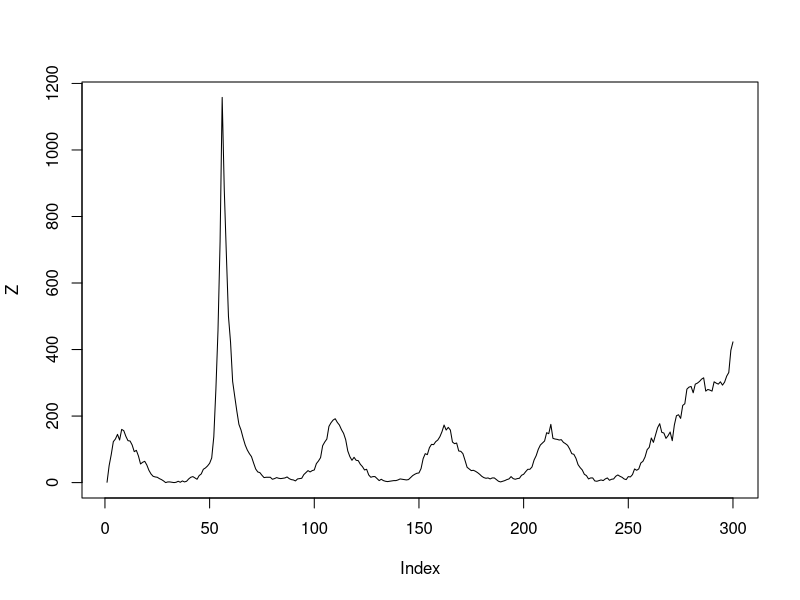
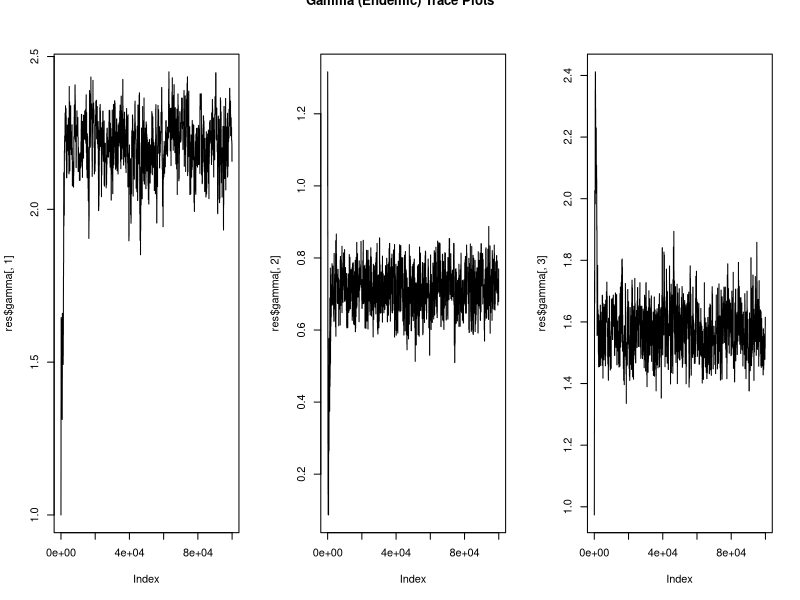
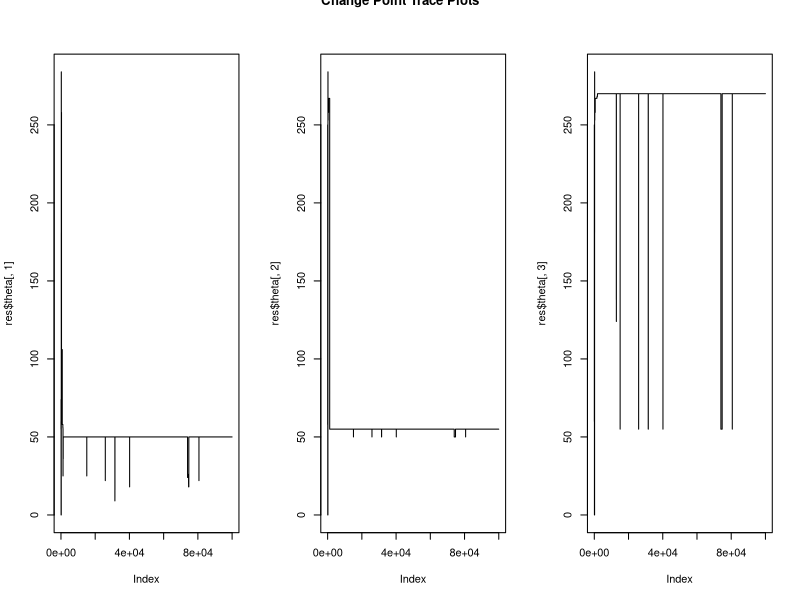
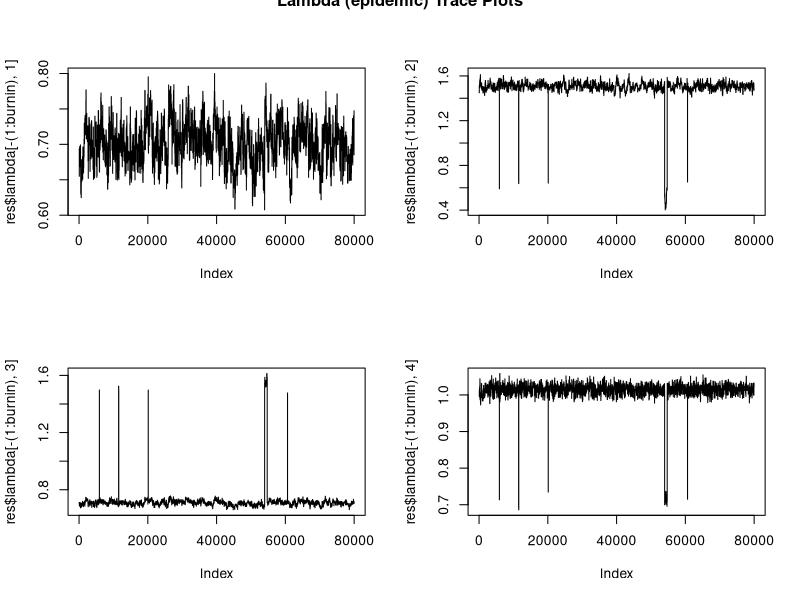
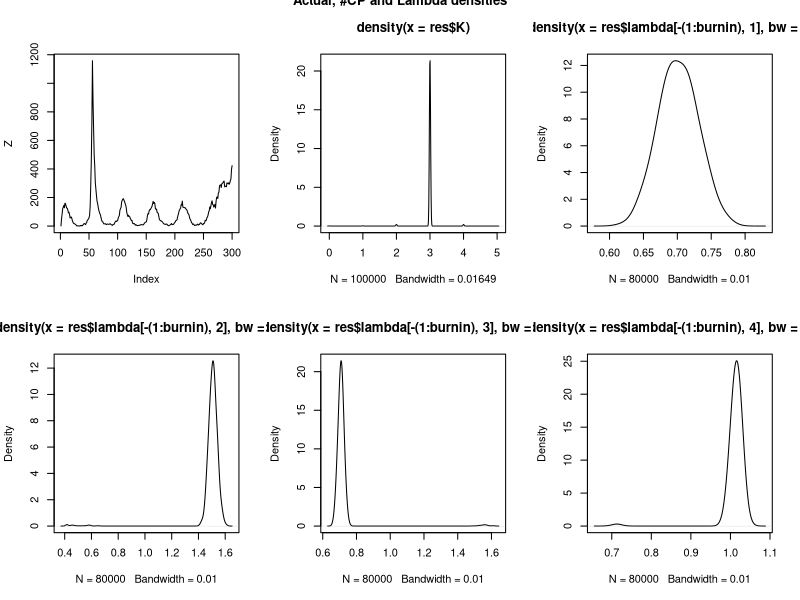
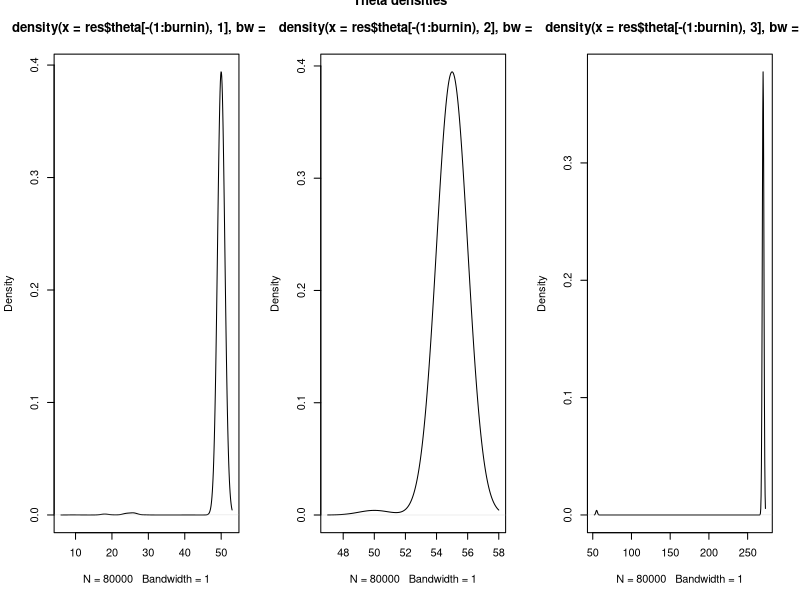

These charts were generated, in order, by the following R code:
## ---- chunk 1
####
# start to simulate data
####


N <- 299
t <- 1:N
gamma  <- c(log(10), 0.7, 1.5)

K <- 3

theta  <- c(50, 55, 270)

lambda <- c(0.7, 1.5, 0.7, 1)




vlambda <- rep(lambda, diff(c(0, theta, N)))

rho <- 2*pi/52
INDEP <- data.frame(x0=1, x1=sin(rho*t), x2=cos(rho*t))
nu1 <- exp(as.matrix(INDEP) %*% gamma)

Z <- numeric(N)
Z[1] <- 1


X <- rpois(1:N, nu1)

for (i in 2:(N + 1)) {
  Z[i] <- X[i - 1] + rpois(1, vlambda[i - 1] * Z[i - 1])
}


plot(Z, type = "l")
###
#end of simulation
###
## ---- chunk 2
  compute_post <- function(lambda, theta_star, nu) {
    vepi_star <- rep(lambda, diff(c(0, theta_star, N))) #make into vector
    LL_star <- sum(dpois(Z[2:(N + 1)], nu + vepi_star*Z[1:N], log = T)) #likelihood of the new parameters
    prior_star <- sum(dgamma(lambda ,1 , 1, log = TRUE))
    post_star <- LL_star + prior_star #new log posterior
  }

## ---- chunk 3

change_gamma <- function(K ,theta, lambda, gamma, INDEP, LL) {
  
  gamma_star <- gamma + rnorm(3, 0, 0.1)
  nu <- exp(as.matrix(INDEP) %*% gamma_star)
  
  vepi_star <- rep(lambda, diff(c(0, theta, N))) #make into vector
  
  LL_star <- sum(dpois(Z[2:(N + 1)], nu + vepi_star*Z[1:N], log = T)) #likelihood of the new parameters
  
  prior_star <-  sum(dgamma(lambda, 1, 1, log = TRUE)) + sum(dunif(theta, 0, N, log = TRUE)) #sum(dgamma(lambda_star, 1, 1, log = TRUE))
  post_star <- LL_star + prior_star #new log posterior
  
  U = runif(1)
  
  if (log(U) < post_star - LL) {
    
    return(list(K = K, theta = theta, lambda = lambda, LL = post_star, gamma = gamma_star, INDEP = INDEP))
    
  } else {
    return(list(K = K, theta = theta, lambda = lambda, LL = LL ,gamma = gamma, INDEP = INDEP))
  }
  
  
}



death_theta <- function(K ,theta, lambda, gamma, INDEP, LL) {
  
    nu <- exp(as.matrix(INDEP) %*% gamma)

    
    m <- sample(1:length(theta), 1)                   #sample which to remove
    theta_star <- theta[c(-m)]                 # remove

    lambda1 <- lambda[m]     #find adjacent values to change point m
    lambda2 <- lambda[m + 1]
    
    temp_theta = c(0, theta, N)
    j = m + 1
    
    #crate new value
    lambda0 <- lambda1^((temp_theta[j] - temp_theta[j - 1])/(temp_theta[j + 1] - temp_theta[j - 1])) * lambda2^((temp_theta[j + 1] - temp_theta[j])/(temp_theta[j+1] - temp_theta[j-1]))
    
    #new lambda proposal vector
    lambda_star <- lambda
    lambda_star[m] <- lambda0
    lambda_star <- lambda_star[-c(m + 1)]

  
    #edge case handling
    if (K == 1) {
    vepi_star <- rep(lambda_star, N)
    
    } else {
      vepi_star <- rep(lambda_star, diff(c(0, theta_star, N)))
      
    }
    
    LL_star <- sum(dpois(Z[2:(N + 1)], nu + vepi_star*Z[1:N], log = T)) #likelihood of the new parameters
    
    
    if (K == 1) {
    prior_star <- sum(dgamma(lambda_star, 1, 1, log = TRUE)) 
    } else {
      prior_star <- sum(dgamma(lambda_star, 1, 1, log = TRUE)) + sum(dunif(theta_star, 0, N, log = TRUE))
    }
    
    post_star <- LL_star + prior_star #new log posterior
    
    
    alpha <- post_star - LL - 2*log(lambda1 + lambda2) + log(lambda0)
    
    if (alpha > log(runif(1))) {
      list(K = K - 1, theta = theta_star, lambda = lambda_star, INDEP = INDEP, gamma = gamma, LL = post_star)
    }  else {
     list(K = K, theta = theta, lambda = lambda,INDEP = INDEP,
                gamma = gamma, LL = LL)
      
    }
    
} 






birth_theta <- function(K ,theta, lambda, gamma, INDEP, LL) {
  
    nu <- exp(as.matrix(INDEP) %*% gamma)
  
    theta_m <- sample(setdiff(1:N, theta), 1)  # birth
    theta_star <- sort(c(theta, theta_m))
    
    m <- which(theta_star == theta_m)       # since 1 and N are attached to theta, 1 < m < N
    
    temp_theta_star = c(0, theta_star, N)
    
    u <- runif(1)
    

      j = m+1
      lambda0 <- lambda[m]
      lambda1 <- lambda0*(u/(1 - u))^((temp_theta_star[j] - temp_theta_star[j - 1])/(temp_theta_star[j + 1] - temp_theta_star[j - 1]))
      lambda2 <- lambda0*((1 - u)/u)^((temp_theta_star[j + 1] - temp_theta_star[j])/(temp_theta_star[j + 1] - temp_theta_star[j - 1]))
      
    
    

    
    if (m == 1) {
    
      lambda_star <- c(lambda1, lambda2, lambda[-1])
    }
    else if (m == length(theta_star)) {
      lambda_star <- c(lambda[1:K], lambda1, lambda2)
    }
    else {
      lambda_star <- c(lambda[1:(m - 1)], lambda1, lambda2, lambda[(m + 1):(K + 1)])
    }

    vepi_star <- rep(lambda_star, diff(c(0, theta_star, N)))
    LL_star <- sum(dpois(Z[2:(N + 1)], nu + vepi_star*Z[1:N], log = T)) #likelihood of the new parameters
    
    
    if (K == 1) {
    prior_star <- sum(dgamma(lambda_star ,1 , 1, log = TRUE)) 
    } else {
      prior_star <- sum(dgamma(lambda_star ,1 , 1, log = TRUE)) + sum(dunif(theta_star, 0, N, log = TRUE))
    }
    
    post_star <- LL_star + prior_star #new log posterior
    

    alpha <- post_star + 2*log(lambda1 + lambda2) - log(lambda0) - LL
    
    if (alpha > log(runif(1))) list(K = K + 1, theta = theta_star, lambda = lambda_star, INDEP = INDEP, gamma = gamma, LL = post_star)
    else list(K = K, theta = theta, lambda = lambda,INDEP = INDEP,
                gamma = gamma, LL = LL)

  
}
  

change_theta <- function(K, theta, lambda, gamma, INDEP, LL) {
  
  
  nu <- exp(as.matrix(INDEP) %*% gamma)
  K <- K
  j <- sample(1:K, size = 1) + 1# select a theta 50, 70
  
  
  temp_theta <- c(0, theta, N)
  
  s_star <- ceiling(runif(1,temp_theta[j - 1], temp_theta[j + 1] - 1 ))
  #s_star <- temp_theta[j] + sample(c(-1,1),1)
  
  theta_star <- theta
  theta_star[j - 1] <- s_star


   vepi_star <- rep(lambda, diff(c(0, theta_star, N))) #make into vector
   LL_star <- sum(dpois(Z[2:(N + 1)], nu + vepi_star*Z[1:N], log = T)) #likelihood of the new parameters
   prior_star <- sum(dgamma(lambda, 1, 1, log = TRUE)) + sum(dunif(theta_star, 0, N, log = TRUE))#0#sum(dgamma(lambda ,2 , 20, log = TRUE))
   post_star <- LL_star + prior_star #new log posterior

  
  #post_star <- compute_post(lambda, theta_star, nu)
  
  
  U <- runif(1)
    
    if (log(U) < post_star - LL) {
    
    return(list(K = K, theta = theta_star, lambda = lambda, INDEP = INDEP, gamma = gamma, LL = post_star))
    
  } else {
    return(list(K = K, theta = theta, lambda = lambda,INDEP = INDEP,
                gamma = gamma, LL = LL))
  }
  
}


change_lambda <- function(K ,theta, lambda, gamma, INDEP, LL) {
  
  nu <- exp(as.matrix(INDEP) %*% gamma)
  K <- K
  j <- sample(1:(K + 1), size = 1)# select a theta 50, 70
  
  lambda_star <- lambda
  lambda_star <- lambda_star + rnorm(K + 1, 0, 0.02)
  #lambda_star[j] <- lambda_star[j] + rnorm(1,0,0.01)
  
  vepi_star <- rep(lambda_star, diff(c(0, theta, N))) #make into vector
  
  LL_star <- sum(dpois(Z[2:(N + 1)], nu + vepi_star*Z[1:N], log = T)) #likelihood of the new parameters
  
  prior_star <-  sum(dgamma(lambda_star, 1, 1, log = TRUE)) + sum(dunif(theta, 0, N, log = TRUE)) #sum(dgamma(lambda_star, 1, 1, log = TRUE))
  post_star <- LL_star + prior_star #new log posterior
  
  
  U = runif(1)
  
  if (log(U) < post_star - LL) {
    
    return(list(K = K, theta = theta, lambda = lambda_star, LL = post_star, gamma = gamma, INDEP = INDEP))
    
  } else {
    return(list(K = K, theta = theta, lambda = lambda, LL = LL ,gamma = gamma, INDEP = INDEP))
  }
  
}




## call update_theta then update number of change points K
## and lambda
## then use LL to accept or reject

 

update_param <- function(K, theta, lambda, gamma, INDEP, LL) {
  
  
  cutoff <- 1/5
  
  p = runif(1)
  if (p < cutoff) {
    output <- birth_theta(K, theta, lambda, gamma, INDEP, LL)
  } else if (p < 2*cutoff & K > 0) {
    output <- change_theta(K, theta, lambda, gamma, INDEP, LL)
  } else if (p < 3*cutoff) {
    output <- change_lambda(K, theta, lambda, gamma, INDEP, LL)
  }  else if (p < 4*cutoff) {
    output <- change_gamma(K, theta, lambda, gamma, INDEP, LL)
  }
     else if (p >= 4*cutoff & K > 0) {
    output <- death_theta(K, theta, lambda, gamma, INDEP, LL)
  }
  

 
  return(output)

}

## ---- chunk 4

## update number of change points theta



nSim <- 100000
#pre-allocate
res <- list(K = numeric(nSim),
            theta = matrix(0, nSim, N),
            lambda = matrix(0, nSim, N),
            gamma = matrix(0, nSim, 3))

 


output <- list(K = 4, theta = c(55, 60, 250,278), lambda =  c(0.7, 1.5, 0.7, 1.1, 1.1), LL = -Inf,
               gamma = c(1, 1, 1), INDEP = INDEP)

system.time(

  for (i in 1:nSim) {        
   output <-  update_param(output$K, output$theta, output$lambda,output$gamma, output$INDEP, output$LL)
   k <- output$K
   res$K[i] <- k
   
   if (length(output$theta) == 0) {
     res$theta[i, ] <-   0
   } else {
   res$theta[i, ] <-   c(output$theta, rep(output$theta[k], N - k))
   }
   
   res$lambda[i, ] <- c(output$lambda, rep(output$lambda[k + 1 ], N - k - 1))
   res$gamma[i, ] <- output$gamma

}
)






## ---- chunk 5



burnin = 20000

par(mfrow = c(1,3))
plot(res$gamma[,1], type = "l")
plot(res$gamma[,2], type = "l")
plot(res$gamma[,3], type = "l")
title("Gamma (Endemic) Trace Plots", outer = TRUE)

par(mfrow = c(1,3))
plot(res$theta[,1], type = "l")
plot(res$theta[,2], type = "l")
plot(res$theta[,3], type = "l")
title("Change Point Trace Plots", outer = TRUE)

par(mfrow = c(2,2))
plot(res$lambda[-(1:burnin),1], type = "l")
plot(res$lambda[-(1:burnin),2], type = "l")
plot(res$lambda[-(1:burnin),3], type = "l")
plot(res$lambda[-(1:burnin),4], type = "l")
title("Lambda (epidemic) Trace Plots", outer = TRUE)




par(mfrow = c(2, 3))

plot(Z, type = "l")
plot(density(res$K))
plot(density(res$lambda[-(1:burnin), 1], bw=0.01))
plot(density(res$lambda[-(1:burnin), 2], bw=0.01))
plot(density(res$lambda[-(1:burnin), 3], bw=0.01))
plot(density(res$lambda[-(1:burnin), 4], bw=0.01))
title("Actual, #CP and Lambda densities", outer = TRUE)


par(mfrow = c(1, 3))
plot(density(res$theta[-(1:burnin), 1], bw=1))
plot(density(res$theta[-(1:burnin), 2], bw=1))
plot(density(res$theta[-(1:burnin), 3], bw=1))
title("Theta densities", outer = TRUE)


# K <- 4
# 
# theta  <- c(53, 55, 273,280)
# 
# lambda <- c(0.7, 1.5, 0.7, 1.1,0.5)
